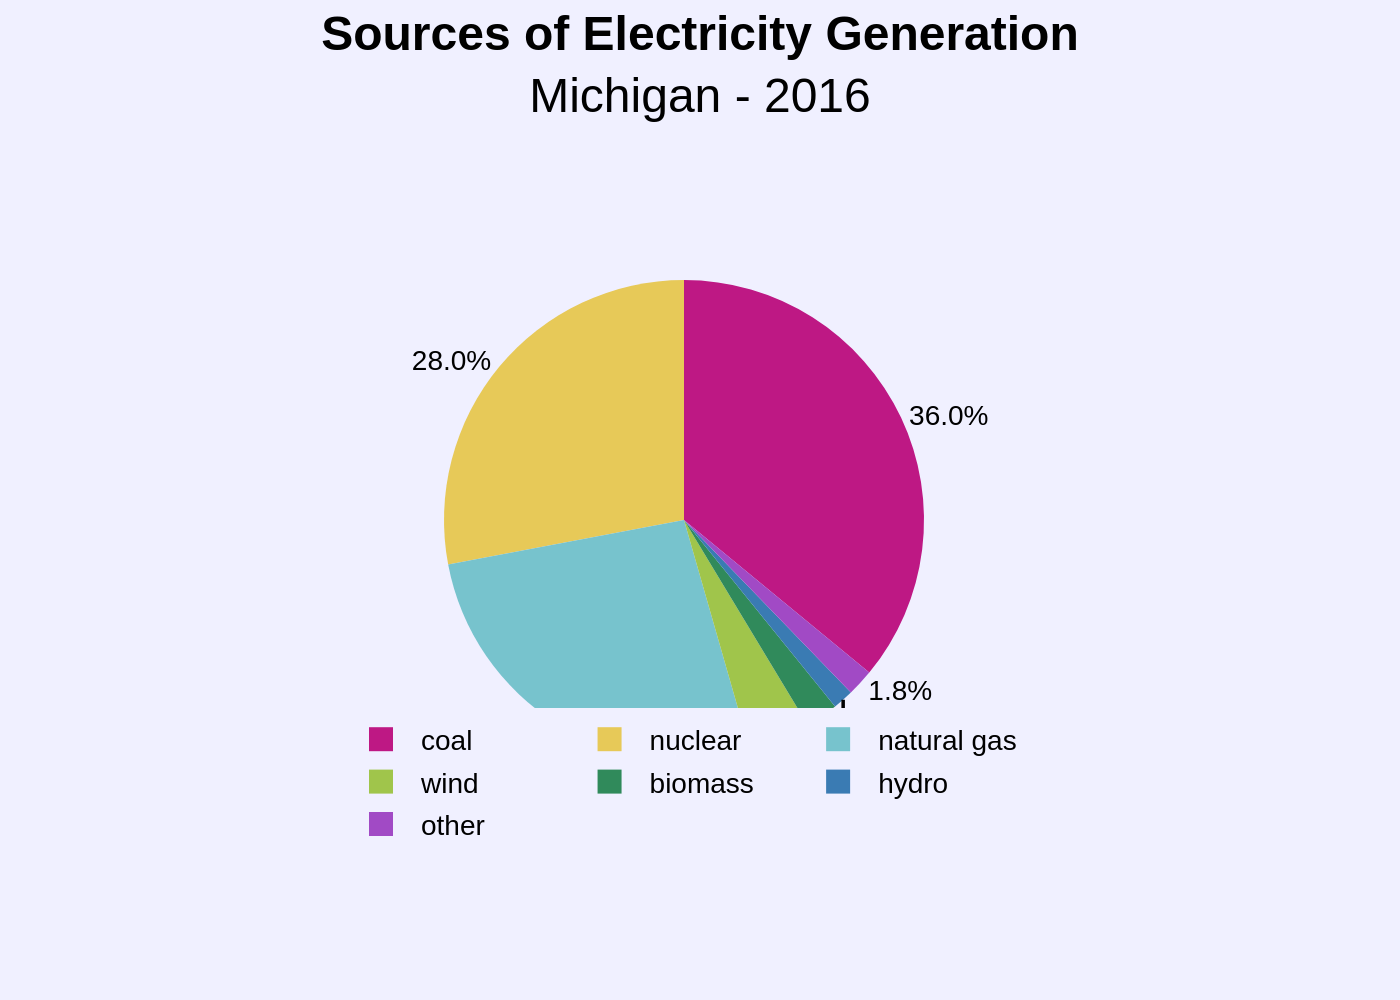

Generate this figure with Python:
import sys
import json
import plotly.graph_objects as go
import os

def main():
    """
    Main function to generate a pie chart from a JSON file.
    """
    if len(sys.argv) != 2:
        print("Usage: python generate_chart.py <path_to_json_file>")
        sys.exit(1)

    json_path = sys.argv[1]

    if not os.path.exists(json_path):
        print(f"Error: JSON file not found at '{json_path}'")
        sys.exit(1)

    with open(json_path, 'r', encoding='utf-8') as f:
        chart_config = json.load(f)

    # Extract data and texts from the JSON structure
    chart_data = chart_config.get('chart_data', [])
    texts = chart_config.get('texts', {})
    colors = chart_config.get('colors', [])

    labels = [item['label'] for item in chart_data]
    values = [item['value'] for item in chart_data]

    # Create the pie chart trace
    pie_trace = go.Pie(
        labels=labels,
        values=values,
        marker=dict(colors=colors),
        sort=False,  # Preserve the order from the JSON file
        direction='counterclockwise',
        texttemplate='%{value:.1f}%',
        textposition='outside',
        hoverinfo='label+percent',
        insidetextorientation='radial'
    )

    fig = go.Figure(data=[pie_trace])

    # Combine title and subtitle using HTML tags
    title_text = f"<b>{texts.get('title', '')}</b><br>{texts.get('subtitle', '')}"

    # Update layout for a professional appearance
    fig.update_layout(
        title=dict(
            text=title_text,
            y=0.95,
            x=0.5,
            xanchor='center',
            yanchor='top'
        ),
        title_font=dict(
            family="Arial",
            size=24
        ),
        font=dict(
            family="Arial",
            size=14,
            color="black"
        ),
        legend=dict(
            orientation="h",
            yanchor="bottom",
            y=-0.2,
            xanchor="center",
            x=0.5
        ),
        margin=dict(l=60, r=60, t=140, b=120),
        paper_bgcolor='#F0F0FF',
        plot_bgcolor='#F0F0FF'
    )
    
    # Determine the output filename from the input JSON path
    base_filename = os.path.splitext(os.path.basename(json_path))[0]
    output_filename = f"{base_filename}.png"

    # Save the figure as a high-resolution PNG image
    fig.write_image(output_filename, scale=2)
    print(f"Chart saved to {output_filename}")

if __name__ == "__main__":
    main()
